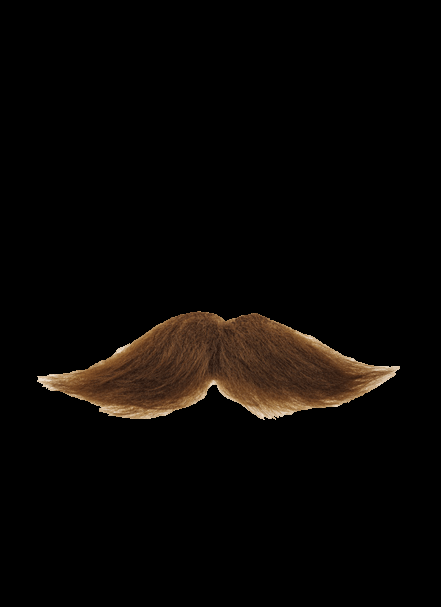
#> input picture stache.png, 441 x 607 px
$ python test.py
#> lines starting #> are read from the running program, lines starting #| are printed output that depends on the picture; after the words box and inside, x2 and y2 are one past the last pixel; in counts of white or black regions, pixels touching at a corner belong together
import cv2

stache = cv2.imread("stache.png", -1)
#> stache is the input picture: shape (607, 441, 4); mean B, G, R, A 4.1, 6.3, 9.1, 21.8
face = cv2.imread("face.jpeg", -1)
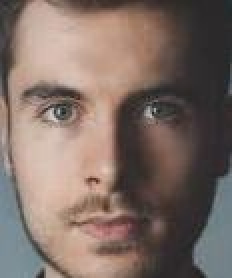
#> input picture face.jpeg, 116 x 139 px (shown 2 times larger)
#> face is the input picture: shape (139, 116, 3); mean B, G, R 101.5, 109.3, 126.5
resizedStache = cv2.resize(stache, (face.shape[1], face.shape[0]))
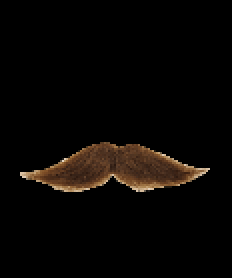
#> resizedStache: shape (139, 116, 4) (shown 2 times larger); mean B, G, R, A 4, 6.2, 9, 21.7
x_offset = y_offset = 0

y1, y2 = y_offset, y_offset + resizedStache.shape[0]
#> y1 = 0; y2 = 139
x1, x2 = x_offset, x_offset + resizedStache.shape[1]
#> x1 = 0; x2 = 116

alpha_s = resizedStache[:, :, 3] / 255.0
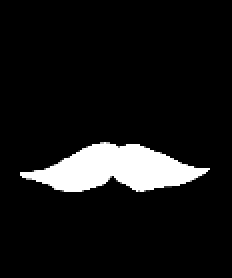
#> alpha_s: shape (139, 116) float64 (shown 2 times larger); min 0, max 1, mean 0.0851
alpha_l = 1.0 - alpha_s
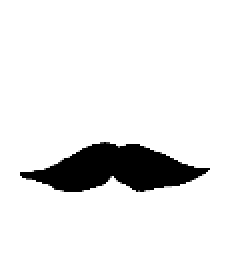
#> alpha_l: shape (139, 116) float64 (shown 2 times larger); min 0, max 1, mean 0.915

for c in range(0, 3):
    face[y1:y2, x1:x2, c] = (alpha_s * resizedStache[:, :, c] + alpha_l * face[y1:y2, x1:x2, c])
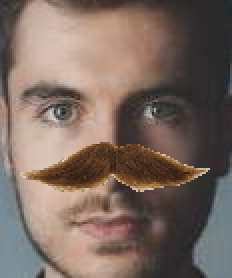
#> face: shape (139, 116, 3) (shown 2 times larger); 8.73% of pixels changed, all inside (x1, y1, x2, y2) = (10, 71, 105, 96)

cv2.imshow('face with mustache', face)

cv2.waitKey(0)
cv2.destroyAllWindows()
